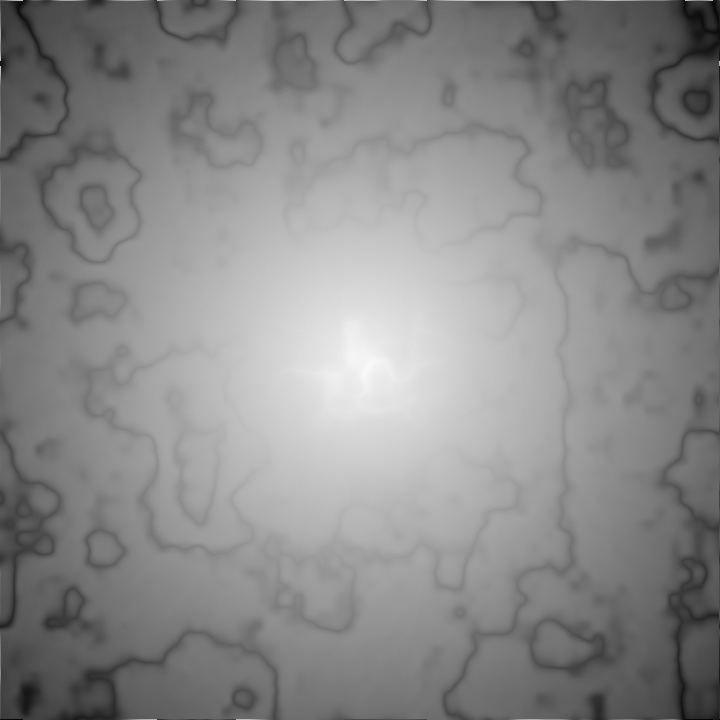
Frame 1 (no input)
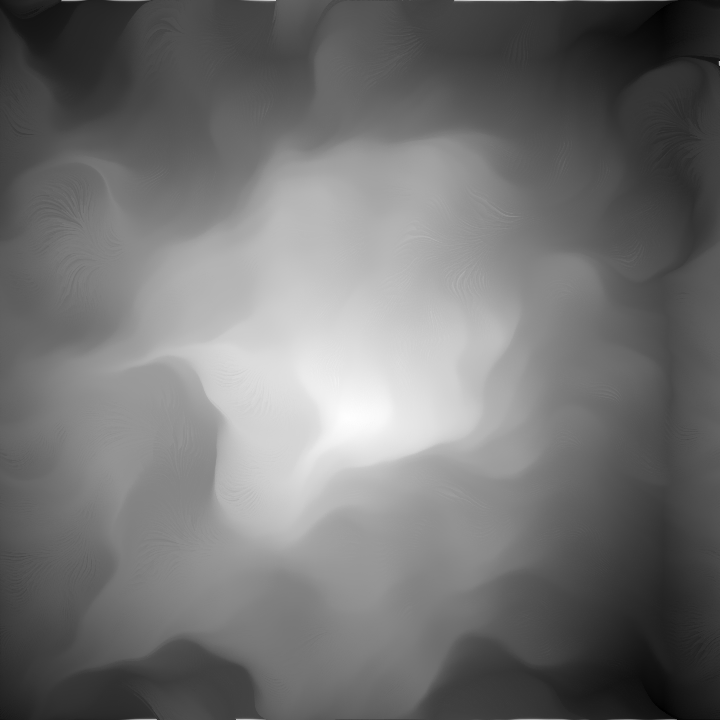
Frame 60 (the mouse pressed at the canvas centre just before this capture)
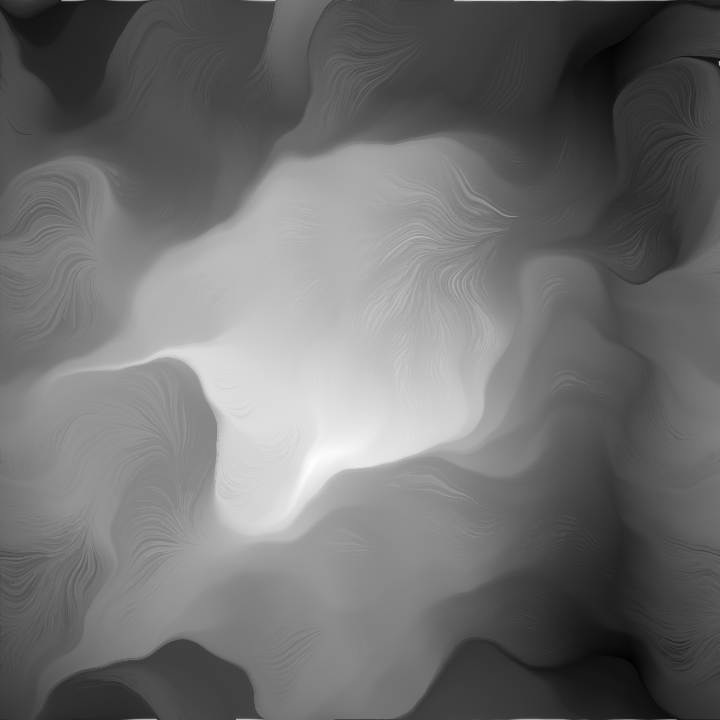
Frame 120 (the mouse held since frame 60 and released just before this capture)

The Processing sketch that drew these frames (run headless with seeded random() and noise(); from frame 60 on, the mouse is pressed at the canvas centre):

// Processing sketch: Perlin_Noise_Study_FlowFields_01
// ── Perlin_Noise_Study_FlowFields_01.pde
/*
Make a field of points
 */
Pt[][] pts;
PVector[][] flowfield;
PVector c;
float inc, xOff, yOff;
int iterations;

void setup() {
  size(720, 720);
  noStroke();
  inc = 0.01;
  xOff = 0;
  yOff = 0;
  c = new PVector(width/2, height/2);
  pts = new Pt[width][height];
  flowfield = new PVector[width][height];
  for (int i = 0; i < width; i ++) {
    xOff += inc;
    yOff = 0;
    for (int j = 0; j < height; j++) {
      yOff += inc;
      pts[i][j] = new Pt(i, j);
      flowfield[i][j] = PVector.fromAngle(TWO_PI*noise(xOff, yOff));
    }
  }
}

void draw() {
  //for (int i = 0; i < width; i++) {
  //  for (int j = 0; j < height; j++) {
  //    
  //  }
  //}
  for (int i = 0; i < width; i ++) {
    for (int j = 0; j < height; j++) {
      pts[i][j].update();
      pts[i][j].show();
    }
  }
}

int getGreyScaleValFromCentre(PVector loc) {
  float d = PVector.dist(loc, c);
  return int(map(d, 0, width/sqrt(2), 255, 0));
}

class Pt {
  PVector loc;
  color col;
  Pt(int i, int j) {
    loc = new PVector(float(i), float(j));
    col = getGreyScaleValFromCentre(loc);
  }

  void update() {
    loc.add(flowfield[int(loc.x)][int(loc.y)]);
    if (loc.x < 0) {
      loc.x = width-1;
    }
    if (loc.x >= width) {
      loc.x = 0;
    }
    if (loc.y < 0) {
      loc.y = height-1;
    }
    if (loc.y >= height) {
      loc.y = 0;
    }
  }

  void show() {
    fill(col);
    rect(loc.x, loc.y, 1, 1);
  }
}

void keyPressed() {
  if (keyCode == ENTER) {
    save("Flowfield.jpg");
  }
}
